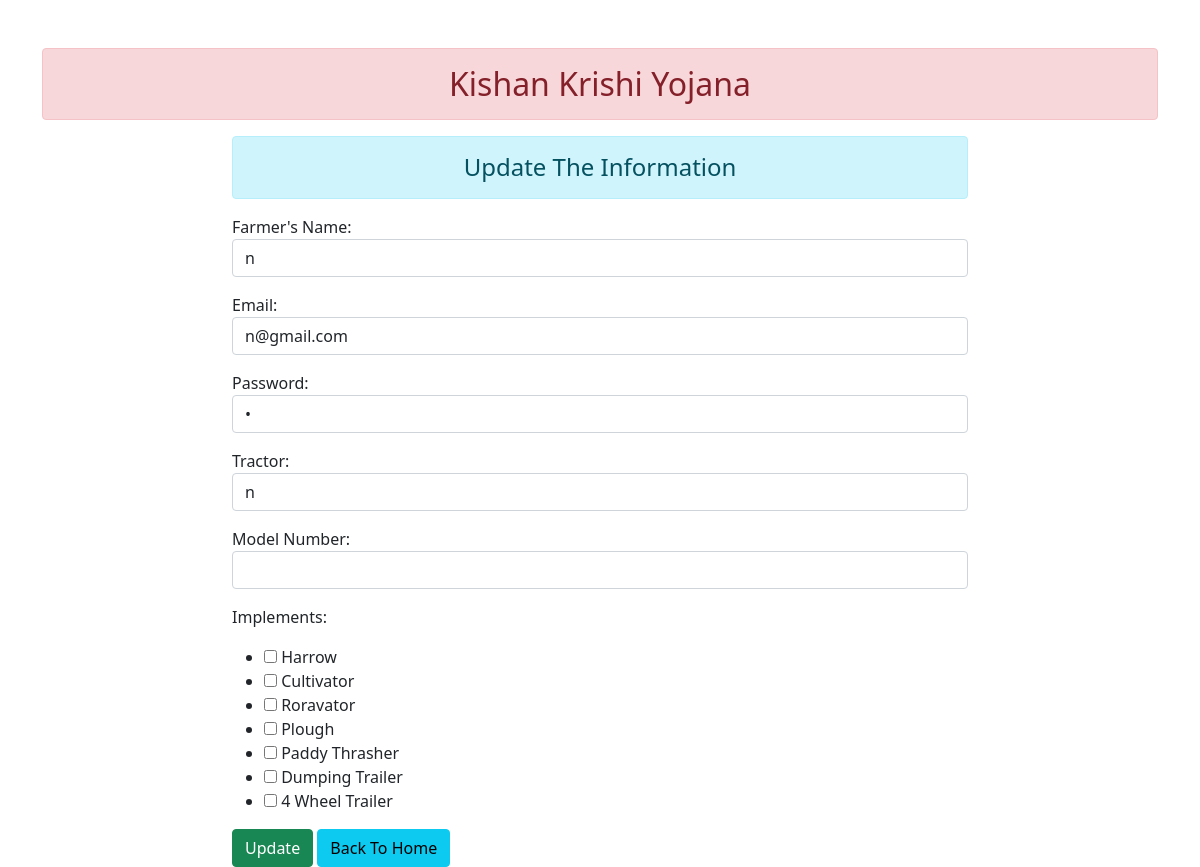
Screenshot of /15/ with the database file from the repository.
### krishifarm/models.py (models this page shows)
class User(models.Model):
    name = models.CharField(max_length=70)
    email = models.EmailField(max_length=70)
    password = models.CharField(max_length=70)
    tractor = models.CharField(max_length=70)
    model_number = models.CharField(max_length=70,null=False, blank=False)
    implements = models.CharField(max_length = 255,blank=True,null=True )

### krishifarm/views.py (the view)
# urls.py: path('<int:id>/', views.update_data, name="updatedata"),
def update_data(request,id):
    if request.method == 'POST':
        pi = User.objects.get(pk= id)
        fm = registration(request.POST, instance=pi)
        if fm.is_valid:
            fm.save()
            messages.success(request, 'Your details has been updated please Click the Back To Home')
    else:
        pi = User.objects.get(pk= id)
        fm = registration(instance=pi)
    return render(request, 'krishi/update.html', {'form':fm})

### krishifarm/templates/krishi/update.html (shortened to what this page needs)
{% extends 'krishi/base.html' %}
{% block content %}
<div class="row">
    <div class="col-sm-8 offset-2">
        <h4 class="text-center alert alert-info"> Update The Information</h4>
        <form action="" method="post">
            {{form.as_p}}
            <input type="submit" class = "btn btn-success" value="Update">
            <a href="{% url 'addshow'%}" class="btn btn-info">Back To Home</a>
        </form>
    </div>
</div>
{% endblock content %}

### rows the page displays
User: name "n", email "n@gmail.com", tractor "n", implements "☐ ☐ ☐ ☐ ☐ ☐ ☐"
